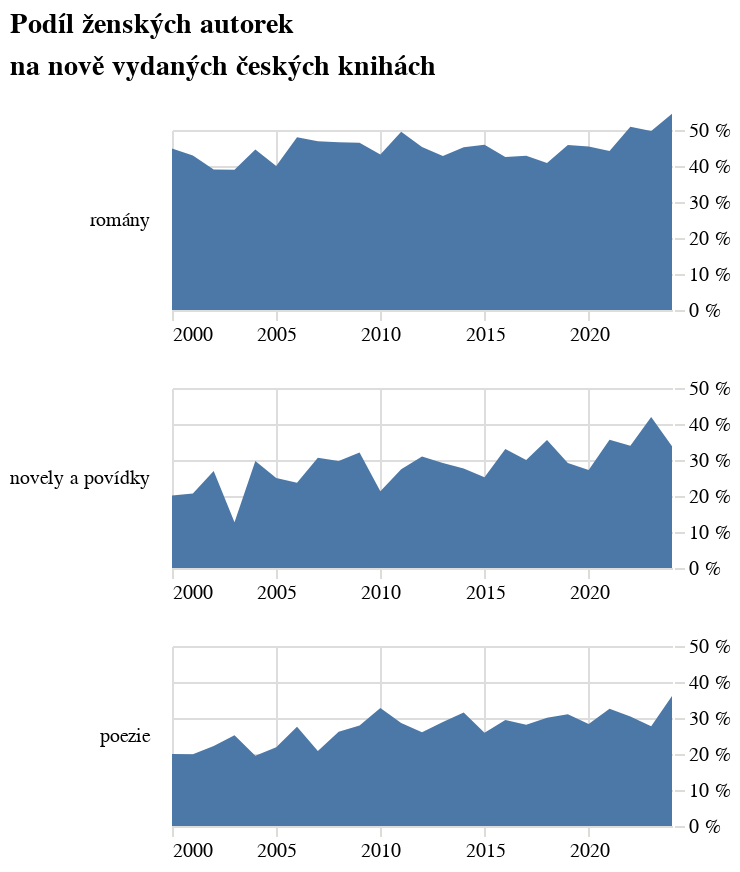

Notebook cell for this chart:
### Code cell
alt.Chart(alt_friendly(pl.concat([df_podil, df_podil_kratke, df_podil_poezie])), title=alt.Title(["Podíl ženských autorek","na nově vydaných českých knihách"], lineHeight=21), width=250, height=90).mark_area().encode(
    alt.X("rok:T", title=None, axis=alt.Axis(tickCount=5)),
    alt.Y('podil_zen:Q', title=None, axis=alt.Axis(tickCount=4, labelExpr="datum.label * 100 + ' %'", orient='right'), scale=alt.Scale(domain=[0,0.5])),
    alt.Row("zanr:N",header=alt.Header(labelAngle=0, labelAlign='left', labelAnchor='middle', labelFont='Asap'), sort=["romány","novely a povídky","poezie"], title=None)
).configure_view(stroke='transparent').resolve_scale(y='shared').resolve_axis(x="independent")

### Figure 1 — Vega-Lite specification as saved in the notebook (floating-point values rounded to 4 significant figures)
{"config": {"title": {"font": "Noticia Text", "fontSize": 14, "anchor": "start", "lineHeight": 21, "fontWeight": "bolder", "subtitleFont": "Noticia Text", "subtitleFontSize": 12, "subtitlePadding": 12, "dy": -12}, "axis": {"labelFont": "Asap", "titleFont": "Asap", "fontWeight": "lighter", "titleFontWeight": "lighter", "labelFontSize": 10, "titleFontSize": 10, "labelPadding": 2, "titlePadding": 10, "domainOpacity": 0, "tickColor": "#DCDDD6"}, "legend": {"labelFont": "Asap", "labelFontWeight": "normal", "titleFont": "Asap", "titleFontWeight": "normal", "labelFontSize": 10, "titleFontSize": 10}, "view": {"stroke": "transparent"}}, "data": {"name": "data-2a812a97d4675dc71d53693740891e03"}, "mark": {"type": "area"}, "encoding": {"row": {"field": "zanr", "header": {"labelAlign": "left", "labelAnchor": "middle", "labelAngle": 0, "labelFont": "Asap"}, "sort": ["romány", "novely a povídky", "poezie"], "title": null, "type": "nominal"}, "x": {"axis": {"tickCount": 5}, "field": "rok", "title": null, "type": "temporal"}, "y": {"axis": {"labelExpr": "datum.label * 100 + ' %'", "orient": "right", "tickCount": 4}, "field": "podil_zen", "scale": {"domain": [0, 0.5]}, "title": null, "type": "quantitative"}}, "height": 90, "resolve": {"axis": {"x": "independent"}, "scale": {"y": "shared"}}, "title": {"text": ["Podíl ženských autorek", "na nově vydaných českých knihách"], "lineHeight": 21}, "width": 250, "$schema": "https://vega.github.io/schema/vega-lite/v5.8.0.json", "datasets": {"data-2a812a97d4675dc71d53693740891e03": [{"rok": "2000-01-01T00:00:00", "zeny": 101, "muzi": 124, "celkem": 225, "podil_zen": 0.4489, "zanr": "romány"}, {"rok": "2001-01-01T00:00:00", "zeny": 82, "muzi": 109, "celkem": 191, "podil_zen": 0.4293, "zanr": "romány"}, {"rok": "2002-01-01T00:00:00", "zeny": 82, "muzi": 128, "celkem": 210, "podil_zen": 0.3905, "zanr": "romány"}, {"rok": "2003-01-01T00:00:00", "zeny": 74, "muzi": 116, "celkem": 190, "podil_zen": 0.3895, "zanr": "romány"}, {"rok": "2004-01-01T00:00:00", "zeny": 94, "muzi": 117, "celkem": 211, "podil_zen": 0.4455, "zanr": "romány"}, {"rok": "2005-01-01T00:00:00", "zeny": 94, "muzi": 141, "celkem": 235, "podil_zen": 0.4, "zanr": "romány"}, {"rok": "2006-01-01T00:00:00", "zeny": 118, "muzi": 128, "celkem": 246, "podil_zen": 0.4797, "zanr": "romány"}, {"rok": "2007-01-01T00:00:00", "zeny": 112, "muzi": 127, "celkem": 239, "podil_zen": 0.4686, "zanr": "romány"}, {"rok": "2008-01-01T00:00:00", "zeny": 123, "muzi": 141, "celkem": 264, "podil_zen": 0.4659, "zanr": "romány"}, {"rok": "2009-01-01T00:00:00", "zeny": 131, "muzi": 151, "celkem": 282, "podil_zen": 0.4645, "zanr": "romány"}, {"rok": "2010-01-01T00:00:00", "zeny": 121, "muzi": 159, "celkem": 280, "podil_zen": 0.4321, "zanr": "romány"}, {"rok": "2011-01-01T00:00:00", "zeny": 148, "muzi": 151, "celkem": 299, "podil_zen": 0.495, "zanr": "romány"}, {"rok": "2012-01-01T00:00:00", "zeny": 111, "muzi": 134, "celkem": 245, "podil_zen": 0.4531, "zanr": "romány"}, {"rok": "2013-01-01T00:00:00", "zeny": 101, "muzi": 135, "celkem": 236, "podil_zen": 0.428, "zanr": "romány"}, {"rok": "2014-01-01T00:00:00", "zeny": 109, "muzi": 132, "celkem": 241, "podil_zen": 0.4523, "zanr": "romány"}, {"rok": "2015-01-01T00:00:00", "zeny": 124, "muzi": 146, "celkem": 270, "podil_zen": 0.4593, "zanr": "romány"}, {"rok": "2016-01-01T00:00:00", "zeny": 119, "muzi": 161, "celkem": 280, "podil_zen": 0.425, "zanr": "romány"}, {"rok": "2017-01-01T00:00:00", "zeny": 126, "muzi": 168, "celkem": 294, "podil_zen": 0.4286, "zanr": "romány"}, {"rok": "2018-01-01T00:00:00", "zeny": 116, "muzi": 168, "celkem": 284, "podil_zen": 0.4085, "zanr": "romány"}, {"rok": "2019-01-01T00:00:00", "zeny": 149, "muzi": 176, "celkem": 325, "podil_zen": 0.4585, "zanr": "romány"}, {"rok": "2020-01-01T00:00:00", "zeny": 153, "muzi": 184, "celkem": 337, "podil_zen": 0.454, "zanr": "romány"}, {"rok": "2021-01-01T00:00:00", "zeny": 159, "muzi": 201, "celkem": 360, "podil_zen": 0.4417, "zanr": "romány"}, {"rok": "2022-01-01T00:00:00", "zeny": 175, "muzi": 169, "celkem": 344, "podil_zen": 0.5087, "zanr": "romány"}, {"rok": "2023-01-01T00:00:00", "zeny": 168, "muzi": 170, "celkem": 338, "podil_zen": 0.497, "zanr": "romány"}, {"rok": "2024-01-01T00:00:00", "zeny": 176, "muzi": 147, "celkem": 323, "podil_zen": 0.5449, "zanr": "romány"}, {"rok": "2000-01-01T00:00:00", "zeny": 24, "muzi": 95, "celkem": 119, "podil_zen": 0.2017, "zanr": "novely a povídky"}, {"rok": "2001-01-01T00:00:00", "zeny": 18, "muzi": 69, "celkem": 87, "podil_zen": 0.2069, "zanr": "novely a povídky"}, {"rok": "2002-01-01T00:00:00", "zeny": 28, "muzi": 76, "celkem": 104, "podil_zen": 0.2692, "zanr": "novely a povídky"}, {"rok": "2003-01-01T00:00:00", "zeny": 14, "muzi": 96, "celkem": 110, "podil_zen": 0.1273, "zanr": "novely a povídky"}, {"rok": "2004-01-01T00:00:00", "zeny": 30, "muzi": 71, "celkem": 101, "podil_zen": 0.297, "zanr": "novely a povídky"}, {"rok": "2005-01-01T00:00:00", "zeny": 21, "muzi": 63, "celkem": 84, "podil_zen": 0.25, "zanr": "novely a povídky"}, {"rok": "2006-01-01T00:00:00", "zeny": 23, "muzi": 74, "celkem": 97, "podil_zen": 0.2371, "zanr": "novely a povídky"}, {"rok": "2007-01-01T00:00:00", "zeny": 34, "muzi": 77, "celkem": 111, "podil_zen": 0.3063, "zanr": "novely a povídky"}, {"rok": "2008-01-01T00:00:00", "zeny": 36, "muzi": 85, "celkem": 121, "podil_zen": 0.2975, "zanr": "novely a povídky"}, {"rok": "2009-01-01T00:00:00", "zeny": 43, "muzi": 91, "celkem": 134, "podil_zen": 0.3209, "zanr": "novely a povídky"}, {"rok": "2010-01-01T00:00:00", "zeny": 26, "muzi": 96, "celkem": 122, "podil_zen": 0.2131, "zanr": "novely a povídky"}, {"rok": "2011-01-01T00:00:00", "zeny": 39, "muzi": 103, "celkem": 142, "podil_zen": 0.2746, "zanr": "novely a povídky"}, {"rok": "2012-01-01T00:00:00", "zeny": 39, "muzi": 87, "celkem": 126, "podil_zen": 0.3095, "zanr": "novely a povídky"}, {"rok": "2013-01-01T00:00:00", "zeny": 37, "muzi": 90, "celkem": 127, "podil_zen": 0.2913, "zanr": "novely a povídky"}, {"rok": "2014-01-01T00:00:00", "zeny": 37, "muzi": 97, "celkem": 134, "podil_zen": 0.2761, "zanr": "novely a povídky"}, {"rok": "2015-01-01T00:00:00", "zeny": 34, "muzi": 101, "celkem": 135, "podil_zen": 0.2519, "zanr": "novely a povídky"}, {"rok": "2016-01-01T00:00:00", "zeny": 43, "muzi": 87, "celkem": 130, "podil_zen": 0.3308, "zanr": "novely a povídky"}, {"rok": "2017-01-01T00:00:00", "zeny": 36, "muzi": 84, "celkem": 120, "podil_zen": 0.3, "zanr": "novely a povídky"}, {"rok": "2018-01-01T00:00:00", "zeny": 54, "muzi": 98, "celkem": 152, "podil_zen": 0.3553, "zanr": "novely a povídky"}, {"rok": "2019-01-01T00:00:00", "zeny": 47, "muzi": 114, "celkem": 161, "podil_zen": 0.2919, "zanr": "novely a povídky"}, {"rok": "2020-01-01T00:00:00", "zeny": 37, "muzi": 99, "celkem": 136, "podil_zen": 0.2721, "zanr": "novely a povídky"}, {"rok": "2021-01-01T00:00:00", "zeny": 57, "muzi": 103, "celkem": 160, "podil_zen": 0.3563, "zanr": "novely a povídky"}, {"rok": "2022-01-01T00:00:00", "zeny": 52, "muzi": 101, "celkem": 153, "podil_zen": 0.3399, "zanr": "novely a povídky"}, {"rok": "2023-01-01T00:00:00", "zeny": 57, "muzi": 79, "celkem": 136, "podil_zen": 0.4191, "zanr": "novely a povídky"}, {"rok": "2024-01-01T00:00:00", "zeny": 45, "muzi": 88, "celkem": 133, "podil_zen": 0.3383, "zanr": "novely a povídky"}, {"rok": "2000-01-01T00:00:00", "zeny": 42, "muzi": 168, "celkem": 210, "podil_zen": 0.2, "zanr": "poezie"}, {"rok": "2001-01-01T00:00:00", "zeny": 42, "muzi": 169, "celkem": 211, "podil_zen": 0.1991, "zanr": "poezie"}, {"rok": "2002-01-01T00:00:00", "zeny": 40, "muzi": 140, "celkem": 180, "podil_zen": 0.2222, "zanr": "poezie"}, {"rok": "2003-01-01T00:00:00", "zeny": 66, "muzi": 196, "celkem": 262, "podil_zen": 0.2519, "zanr": "poezie"}, {"rok": "2004-01-01T00:00:00", "zeny": 46, "muzi": 190, "celkem": 236, "podil_zen": 0.1949, "zanr": "poezie"}, {"rok": "2005-01-01T00:00:00", "zeny": 56, "muzi": 200, "celkem": 256, "podil_zen": 0.2188, "zanr": "poezie"}, {"rok": "2006-01-01T00:00:00", "zeny": 75, "muzi": 197, "celkem": 272, "podil_zen": 0.2757, "zanr": "poezie"}, {"rok": "2007-01-01T00:00:00", "zeny": 63, "muzi": 239, "celkem": 302, "podil_zen": 0.2086, "zanr": "poezie"}, {"rok": "2008-01-01T00:00:00", "zeny": 81, "muzi": 228, "celkem": 309, "podil_zen": 0.2621, "zanr": "poezie"}, {"rok": "2009-01-01T00:00:00", "zeny": 90, "muzi": 232, "celkem": 322, "podil_zen": 0.2795, "zanr": "poezie"}, {"rok": "2010-01-01T00:00:00", "zeny": 114, "muzi": 234, "celkem": 348, "podil_zen": 0.3276, "zanr": "poezie"}, {"rok": "2011-01-01T00:00:00", "zeny": 95, "muzi": 237, "celkem": 332, "podil_zen": 0.2861, "zanr": "poezie"}, {"rok": "2012-01-01T00:00:00", "zeny": 80, "muzi": 227, "celkem": 307, "podil_zen": 0.2606, "zanr": "poezie"}, {"rok": "2013-01-01T00:00:00", "zeny": 108, "muzi": 266, "celkem": 374, "podil_zen": 0.2888, "zanr": "poezie"}, {"rok": "2014-01-01T00:00:00", "zeny": 109, "muzi": 237, "celkem": 346, "podil_zen": 0.315, "zanr": "poezie"}, {"rok": "2015-01-01T00:00:00", "zeny": 97, "muzi": 277, "celkem": 374, "podil_zen": 0.2594, "zanr": "poezie"}, {"rok": "2016-01-01T00:00:00", "zeny": 120, "muzi": 288, "celkem": 408, "podil_zen": 0.2941, "zanr": "poezie"}, {"rok": "2017-01-01T00:00:00", "zeny": 94, "muzi": 240, "celkem": 334, "podil_zen": 0.2814, "zanr": "poezie"}, {"rok": "2018-01-01T00:00:00", "zeny": 96, "muzi": 223, "celkem": 319, "podil_zen": 0.3009, "zanr": "poezie"}, {"rok": "2019-01-01T00:00:00", "zeny": 107, "muzi": 238, "celkem": 345, "podil_zen": 0.3101, "zanr": "poezie"}, {"rok": "2020-01-01T00:00:00", "zeny": 96, "muzi": 243, "celkem": 339, "podil_zen": 0.2832, "zanr": "poezie"}, {"rok": "2021-01-01T00:00:00", "zeny": 116, "muzi": 240, "celkem": 356, "podil_zen": 0.3258, "zanr": "poezie"}, {"rok": "2022-01-01T00:00:00", "zeny": 94, "muzi": 215, "celkem": 309, "podil_zen": 0.3042, "zanr": "poezie"}, {"rok": "2023-01-01T00:00:00", "zeny": 89, "muzi": 232, "celkem": 321, "podil_zen": 0.2773, "zanr": "poezie"}, {"rok": "2024-01-01T00:00:00", "zeny": 96, "muzi": 170, "celkem": 266, "podil_zen": 0.3609, "zanr": "poezie"}]}}
